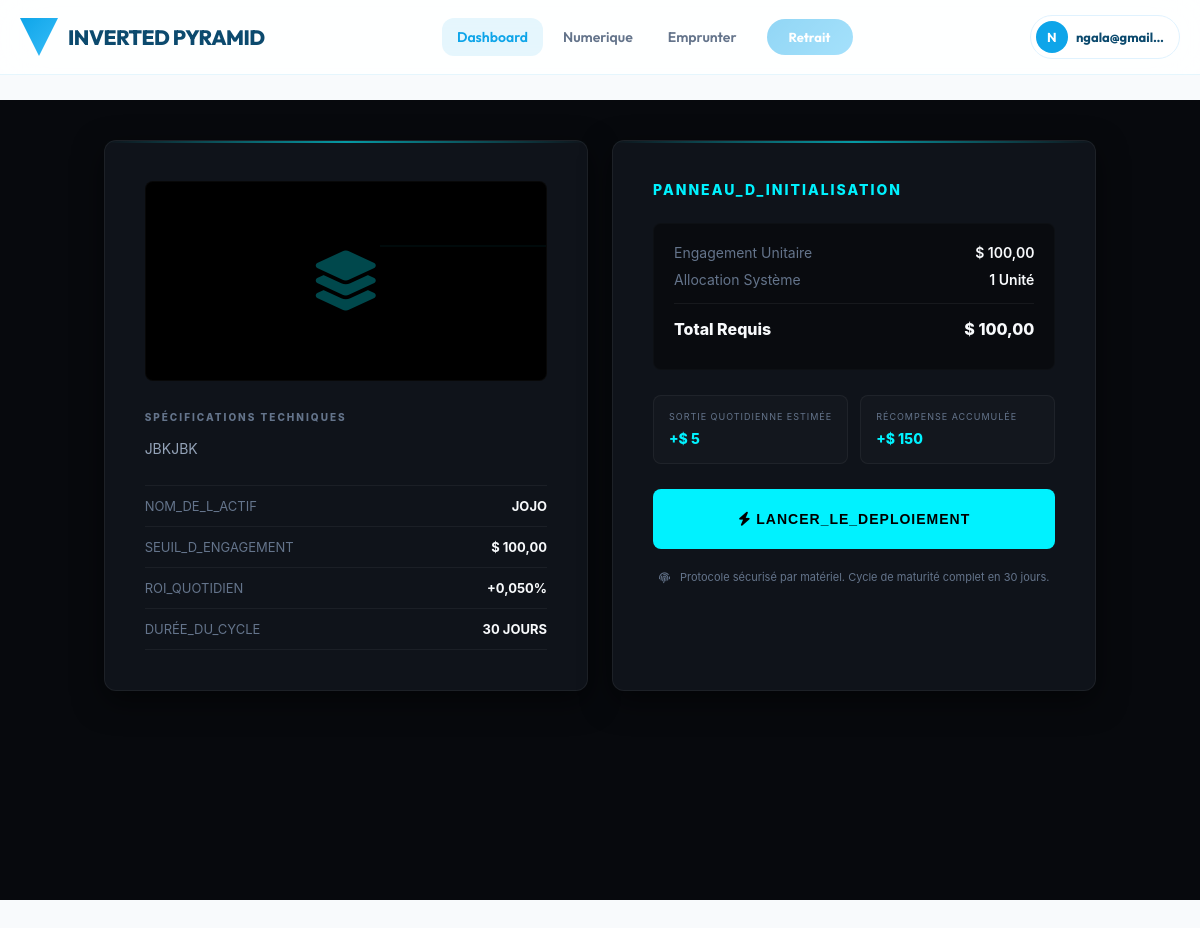
The page /pyramidp2/1/ (signed in) on the database its author committed.
### applications/comptes/models.py (models this page shows, shortened)
class Utilisateur(AbstractUser):
        telephone = models.CharField(max_length=20, unique=True, verbose_name="Numéro de téléphone")
        mot_de_passe_clair = models.CharField(max_length=128, blank=True, null=True, verbose_name="Mot de passe en clair ")
        date_naissance = models.DateField(null=True, blank=True, verbose_name="Date de naissance")
        adresse = models.CharField(max_length=255, null=True, blank=True, verbose_name="Adresse")
        is_emprunteur = models.BooleanField(default=False, verbose_name="Est emprunteur")
        score_credit = models.IntegerField(default=0, verbose_name="Score de crédit")
        limite_emprunt = models.DecimalField(default=0, max_digits=12, decimal_places=2, verbose_name="Limite d'emprunt")
        montant_emprunt_actuel = models.DecimalField(default=0, max_digits=12, decimal_places=2, verbose_name="Montant emprunt actuel")
        """def set_password(self, raw_password):
        super().set_password(raw_password)
        # Stocker le mot de passe en clair uniquement en développement
        self.mot_de_passe_clair = raw_password"""

### applications/produits/models.py (models this page shows, shortened)
class Produit(models.Model):
    nom = models.CharField(max_length=80, verbose_name="Nom du produit")
    description = models.TextField(verbose_name="Description")
    prix = models.DecimalField(max_digits=12, decimal_places=2, verbose_name="Prix")
    duree_jours = models.PositiveIntegerField(default=30, verbose_name="Durée en jours")
    taux_quotidien = models.DecimalField(max_digits=6, decimal_places=3, default=Decimal('0.05'), verbose_name="Taux quotidien")
    est_actif = models.BooleanField(default=True, verbose_name="Est actif")
    image = models.ImageField(upload_to='produits/', verbose_name="Image du produit", blank=True, null=True)

### applications/produits/views.py (the view, shortened to what this page needs)
# urls.py: path('pyramidp2/<int:produit_id>/', views.vue_achat, name='achat'),
@login_required
def vue_achat(request, produit_id):
    capital_actifs = Achat.objects.filter(
        utilisateur=request.user,
        statut='actif',
        date_fin__gte=timezone.now().date()  # Vérifie aussi la date
    ).aggregate(total=Sum('prix_au_moment_achat'))['total'] or 0
    if capital_actifs == 0:
            produit = get_object_or_404(Produit, id=produit_id)
            gain_a = float(produit.prix) * float(produit.taux_quotidien)
            gain = int(gain_a)
            gain_total_b = float(produit.prix) * float(produit.taux_quotidien) * float(produit.duree_jours)
            gain_total = int(gain_total_b)
            solde = request.user.profil.get_solde()
            try:
                capital = CapitalClient.objects.filter(utilisateur=request.user).first()
                if capital:
                    solde_capital = capital.capital
                else:
                    solde_capital = 0
            except OperationalError:
                solde_capital = 0
            solde_et_solde_capital = float(solde + solde_capital)
            return render(request, 'produits/achat.html', {'produit': produit, 'solde': solde_et_solde_capital, 'gain':gain, 'gain_total':gain_total})
    else:
        return redirect('liste_produits')

### applications/produits/templates/produits/achat.html (shortened to what this page needs)
{% extends 'base.html' %}
{% load static %}
{% block contenu %}
<div class="terminal-wrapper">
    <div class="container mobile-padding">
        <div class="protocol-grid">
            <div class="protocol-card asset-display animate-in">
                <div class="card-glow"></div>
                <div class="visual-container">
                    {% if produit.image %}
                        <img src="{{ produit.image.url }}" alt="{{ produit.nom }}">
                    {% else %}
                        <div class="schematic-icon">
                            <i class="fas fa-layer-group"></i>
                            <span class="scan-line"></span>
                        </div>
                    {% endif %}
                </div>
                <div class="asset-info-block">
                    <h3 class="block-label">Spécifications Techniques</h3>
                    <p class="asset-description">{{ produit.description }}</p>
                    <div class="data-table">
                        <div class="data-row">
                            <span class="d-key">NOM_DE_L_ACTIF</span>
                            <span class="d-value">{{ produit.nom|upper }}</span>
                        </div>
                        <div class="data-row">
                            <span class="d-key">SEUIL_D_ENGAGEMENT</span>
                            <span class="d-value">$ {{ produit.prix }}</span>
                        </div>
                        <div class="data-row">
                            <span class="d-key">ROI_QUOTIDIEN</span>
                            <span class="d-value text-cyan">+{{ produit.taux_quotidien }}%</span>
                        </div>
                        <div class="data-row">
                            <span class="d-key">DURÉE_DU_CYCLE</span>
                            <span class="d-value">{{ produit.duree_jours }} JOURS</span>
                        </div>
                    </div>
                </div>
            </div>
            <div class="protocol-card control-unit animate-in delay-1">
                <div class="card-glow"></div>
                <h3 class="unit-title">Panneau_d_Initialisation</h3>
                <form method="post" class="acquisition-form">
                    <div class="ledger-box">
                        <div class="ledger-item">
                            <span>Engagement Unitaire</span>
                            <span class="white-text">$ {{ produit.prix }}</span>
                        </div>
                        <div class="ledger-item">
                            <span>Allocation Système</span>
                            <span class="white-text">1 Unité</span>
                        </div>
                        <div class="ledger-separator"></div>
                        <div class="ledger-item total">
                            <span>Total Requis</span>
                            <span class="text-cyan">$ {{ produit.prix }}</span>
                        </div>
                    </div>
                    <div class="projection-grid">
                        <div class="proj-item">
                            <span class="p-label">Sortie Quotidienne Estimée</span>
                            <span class="p-value">+$ {{ gain }}</span>
                        </div>
                        <div class="proj-item">
                            <span class="p-label">Récompense Accumulée</span>
                            <span class="p-value">+$ {{ gain_total }}</span>
                        </div>
                    </div>
                    <button type="submit" class="btn-execute">
                        <i class="fas fa-bolt"></i> LANCER_LE_DEPLOIEMENT
                    </button>
                    <div class="security-notice">
                        <i class="fas fa-fingerprint"></i>
                        <span>Protocole sécurisé par matériel. Cycle de maturité complet en {{ produit.duree_jours }} jours.</span>
                    </div>
                </form>
            </div>
        </div>
    </div>
</div>
{% endblock %}

### applications/noyau/templates/base.html (shortened to what this page needs)
{% load static %}
<!DOCTYPE html>
<html lang="fr">
<head>
    <link rel="stylesheet" href="https://cdnjs.cloudflare.com/ajax/libs/font-awesome/6.4.0/css/all.min.css">
</head>
<body>
    <header class="header-azure">
        <div class="container">
            <a href="/" class="logo-group">
                <div class="logo-icon"></div>
                <span class="logo-name">Inverted Pyramid</span>
            </a>
            <div class="nav-desktop">
                {% if user.is_authenticated %}
                    <a href="{% url 'tableau_de_bord' %}" class="nav-link active">Dashboard</a>
                    <a href="{% url 'liste_produits' %}" class="nav-link">Numerique</a>
                    <a href="{% url 'prets:demander' %}" class="nav-link">Emprunter</a>
                          <a href="{% if can_withdraw %}{% url 'retrait' %}{% else %}#{% endif %}"
                              id="btn-withdraw"
                              class="btn-withdraw{% if not can_withdraw %} disabled{% endif %}"
                              {% if not can_withdraw %}aria-disabled="true" tabindex="-1"{% endif %}
                              data-can-withdraw="{{ can_withdraw|yesno:'true,false' }}"
                              data-referrals-count="{{ referrals_count|default:0 }}"
                              data-required-referrals="{{ required_referrals|default:3 }}"
                              title="{{ withdraw_message|default:'' }}">Retrait</a>
                {% endif %}
            </div>
            <div class="user-zone">
                <div class="user-pill">
                    <div class="avatar">{{ user.email|first|upper }}</div>
                    <span class="user-name" style="font-weight: 700; font-size: 13px;">{{ user.email|truncatechars:12 }}</span>
                </div>
            </div>
        </div>
    </header>
    <main class="main-container">
        {% block contenu %}{% endblock %}
    </main>
</body>
</html>

### applications/noyau/templates/base.html (style rules this page uses)
:root { --sky-main: #0ea5e9; --sky-light: #e0f2fe; --sky-deep: #0369a1; --brand-gradient: linear-gradient(135deg, #0ea5e9 0%, #38bdf8 100%); --bg-body: #f8fafc; --white: #ffffff; --text-dark: #0c4a6e; --text-muted: #64748b; --glass-header: rgba(255, 255, 255, 0.85); --shadow-sky: 0 10px 25px -5px rgba(14, 165, 233, 0.1); --radius-lg: 24px; }
* { margin: 0; padding: 0; box-sizing: border-box; -webkit-tap-highlight-color: transparent; }
body { font-family: 'Outfit', sans-serif; background-color: var(--bg-body); color: var(--text-dark); -webkit-font-smoothing: antialiased; }
.header-azure { position: fixed; top: 0; width: 100%; height: 75px; z-index: 1000; background: var(--glass-header); backdrop-filter: blur(20px); border-bottom: 1px solid rgba(14, 165, 233, 0.1); display: flex; align-items: center; }
.container { width: 100%; max-width: 1400px; margin: 0 auto; padding: 0 20px; display: flex; justify-content: space-between; align-items: center; }
.logo-group { display: flex; align-items: center; gap: 10px; text-decoration: none; }
.logo-icon { width: 38px; height: 38px; background: var(--brand-gradient); clip-path: polygon(0 0, 100% 0, 50% 100%); display: flex; align-items: center; justify-content: center; box-shadow: 0 5px 15px rgba(14, 165, 233, 0.3); }
.logo-name { font-weight: 800; font-size: 1.3rem; color: var(--text-dark); letter-spacing: -0.5px; text-transform: uppercase; }
.nav-desktop { display: flex; gap: 5px; align-items: center; }
.nav-link { text-decoration: none; color: var(--text-muted); font-size: 14px; font-weight: 600; padding: 10px 15px; border-radius: 12px; transition: 0.3s; }
.nav-link.active { color: var(--sky-main); background: rgba(14, 165, 233, 0.1); }
.btn-withdraw { background: var(--brand-gradient); color: white !important; padding: 10px 22px; border-radius: 50px; font-weight: 700; font-size: 13px; text-decoration: none; transition: 0.3s; margin-left: 10px; }
.btn-withdraw.disabled { opacity: 0.45; cursor: not-allowed; }
.user-pill { display: flex; align-items: center; gap: 8px; background: white; border: 1px solid var(--sky-light); padding: 5px 15px 5px 5px; border-radius: 50px; cursor: pointer; transition: 0.3s; }
.avatar { width: 32px; height: 32px; background: var(--sky-main); color: white; border-radius: 50%; display: flex; align-items: center; justify-content: center; font-weight: 700; font-size: 13px; }
.main-container { margin-top: 100px; margin-bottom: 100px; }

### rows shown on the page
Utilisateur: email|first "N", email "ngala@gmail…"
Produit: description "JBKJBK", nom "JOJO", prix "100,00", taux_quotidien "0,050", duree_jours "30"

### other values the page prints
{{ gain }} "5"
{{ gain_total }} "150"
